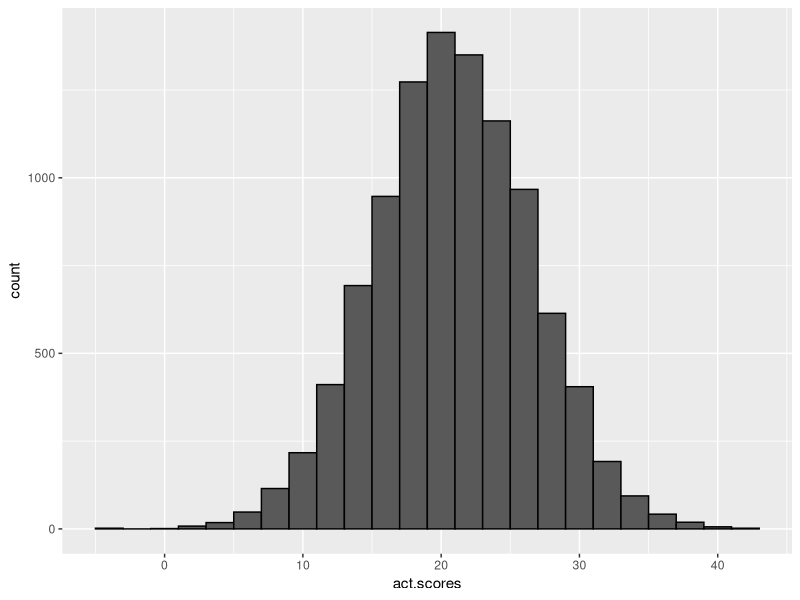
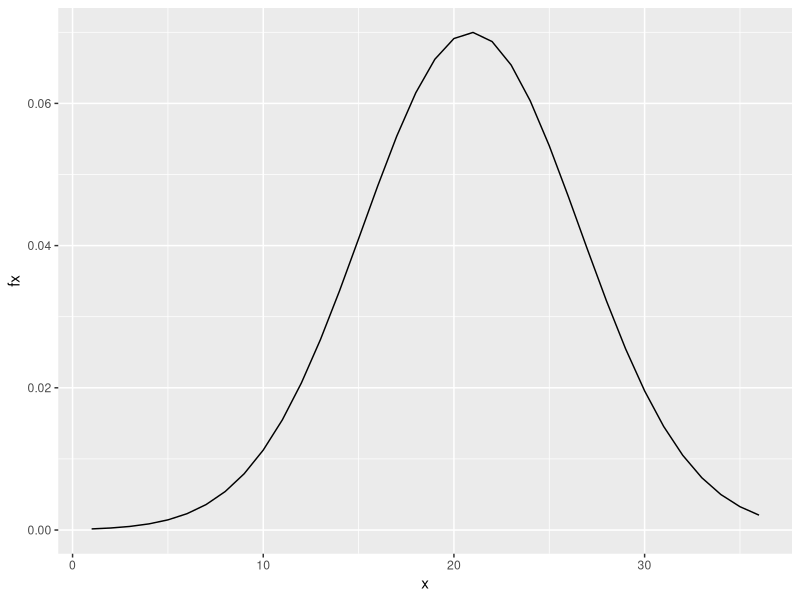

Here is the R script that generated these plots, in order:
#!/usr/bin/env Rscript
suppressPackageStartupMessages(library(tidyverse))
library(dslabs)

set.seed(16, 
         sample.kind = "Rounding")
act.mean <- 20.9
act.sd <- 5.7
n <- 10000
act.scores <- rnorm(n,act.mean,act.sd)

print("mean of act.scores: ")
mean(act.scores)

print("sd of act.scores: ")
sd(act.scores)

# plot distribution of simulated ACT scores
data.frame(act.scores = act.scores) %>%
    ggplot(aes(act.scores)) +
    geom_histogram(color="black", binwidth = 2)

print("How many perfect scores (= 36)?")
sum(act.scores >= 36)

print("In act_scores, what is the probability of an ACT score greater than 30?")
sum(act.scores > 30)/n

print("In act_scores, what is the probability of an ACT score less than or equal to 10?")
sum(act.scores <= 10)/n

x <- seq(1:36)
fx <- dnorm(x,20.9,5.7)
data.frame(x, fx) %>%
    ggplot(aes(x,fx)) +
    geom_line()

zscores <- 
  (act.scores - mean(act.scores))/sd(act.scores)
print("What is the probability of a Z-score greater than 2 (2 standard deviations above the mean)?")
sum(zscores > 2)/n

print("What ACT score value corresponds to 2 standard deviations above the mean (Z = 2)?")
2 * sd(act.scores) + mean(act.scores)
